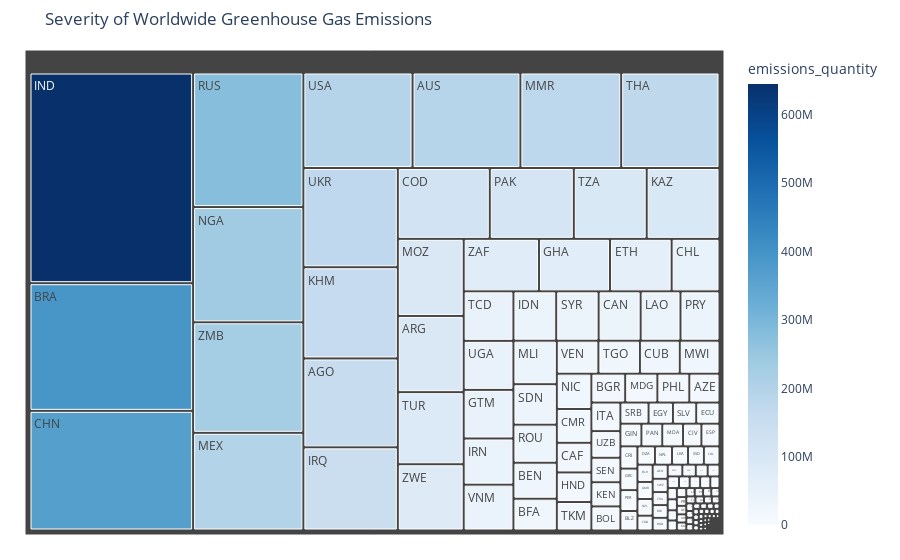

This figure's notebook cell:
### Code cell
# Group data by country and sum emissions
country_emissions = df.groupby('iso3_country')['emissions_quantity'].sum().reset_index()

# Create a treemap
fig = px.treemap(
    country_emissions,
    path=['iso3_country'],  # Define the hierarchy (only country in this case)
    values='emissions_quantity',  # Size of the rectangles
    title="Severity of Worldwide Greenhouse Gas Emissions",
    color='emissions_quantity',  # Color based on emissions quantity
    color_continuous_scale=px.colors.sequential.Blues  # Use a color scale for visual impact
)

# Customize the layout for better appearance
fig.update_layout(margin=dict(t=50, l=25, r=25, b=25))

# Show the treemap
fig.show()

### Figure 1 — Plotly figure (JSON) as saved in the notebook; plotly's stock layout.template omitted (floating-point values rounded to 4 significant figures; data arrays with more than 128 entries replaced by an {"elided": "..."} marker saying what was removed)
{"data": [{"branchvalues": "total", "customdata": {"elided": "181x1 float values"}, "domain": {"x": [0, 1], "y": [0, 1]}, "hovertemplate": "labels=%{label}<br>emissions_quantity_sum=%{value}<br>parent=%{parent}<br>id=%{id}<br>emissions_quantity=%{color}<extra></extra>", "ids": {"elided": "181 str values"}, "labels": {"elided": "181 str values"}, "marker": {"coloraxis": "coloraxis", "colors": {"elided": "181 float values"}}, "name": "", "parents": {"elided": "181 str values"}, "type": "treemap", "values": {"elided": "181 float values"}}], "layout": {"autosize": true, "coloraxis": {"colorbar": {"title": {"text": "emissions_quantity"}}, "colorscale": [[0, "rgb(247,251,255)"], [0.125, "rgb(222,235,247)"], [0.25, "rgb(198,219,239)"], [0.375, "rgb(158,202,225)"], [0.5, "rgb(107,174,214)"], [0.625, "rgb(66,146,198)"], [0.75, "rgb(33,113,181)"], [0.875, "rgb(8,81,156)"], [1, "rgb(8,48,107)"]]}, "legend": {"tracegroupgap": 0}, "margin": {"b": 25, "l": 25, "r": 25, "t": 50}, "title": {"text": "Severity of Worldwide Greenhouse Gas Emissions"}}}
